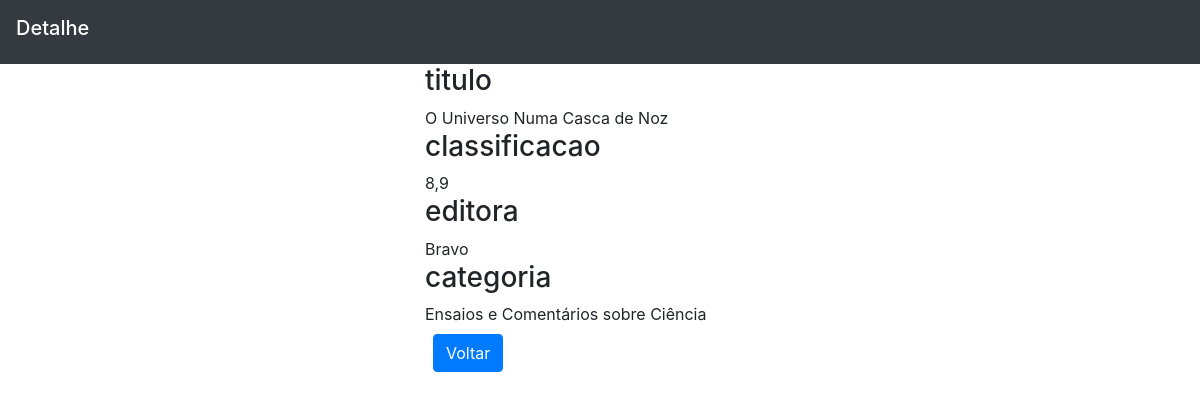
The page /detail/2/ on the database its author committed.
### biblioteca/models.py (models this page shows, shortened)
class Livros(models.Model):
    titulo = models.CharField(max_length=50)
    autor = models.CharField(max_length=50)
    ano = models.DateField(auto_now_add=True)
    classificacao = models.DecimalField(max_digits=2, decimal_places=1)
    data_cadastro = models.DateField(auto_now=True)
    observacao = models.TextField(blank=True, null=True)
    categoria = models.CharField(max_length=50)
    editora = models.CharField(max_length=50)
    class Meta:
        verbose_name_plural = 'Livro'

### biblioteca/views.py (the view)
# urls.py: path('detail/<int:pk>/', views.ClienteDetail.as_view(), name='detail'),
class ClienteDetail(DetailView):
    queryset = Livros.objects.all()
    template_name = 'detail.html'

### templates/detail.html
{% extends 'base.html' %}
  {% block title %}Detalhe{% endblock %}
  {% block content %}
  <div class='container'>
    <div class='row'>
      <div class='col'>
      </div>
      <div class='col'>
        <h3>titulo</h3>
        {{ object.titulo }}
      <h3>classificacao</h3>
        {{ object.classificacao }}
      <h3>editora</h3>
        {{ object.editora }}
      <h3>categoria</h3>
        {{ object.categoria }}
      <br>
      <a class="btn btn-primary m-2" href='{% url 'livro' %}'>Voltar</a>
    <div class='col'></div>
      </div>
      <div class='col'>
      </div>
    </div>
  </div>
  {% endblock %}

### rows shown on the page
Livros: titulo "O Universo Numa Casca de Noz", classificacao "8,9", editora "Bravo", categoria "Ensaios e Comentários sobre Ciência"
